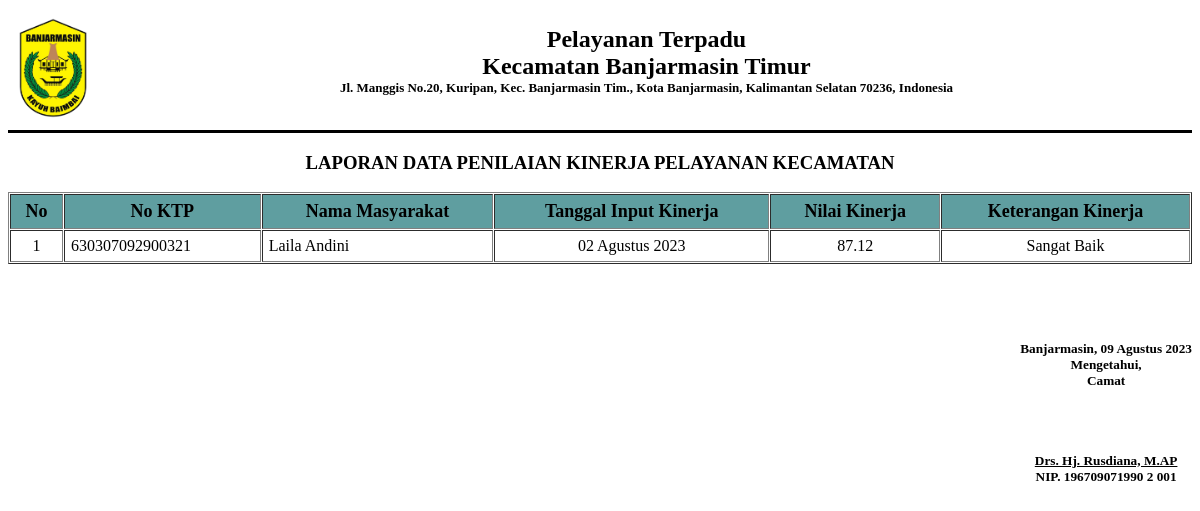
Screenshot of /laporan/l_KinerjaKec.php with the database file from the repository.
### tables this page shows
CREATE TABLE `skpkecamatan` (
  `idSkpKec` int(11) NOT NULL,
  `id_msy` int(11) NOT NULL,
  `tgl_kinerja` date NOT NULL,
  `nilai_skp` double DEFAULT NULL,
  `orientasi_pelayanan` double DEFAULT NULL,
  `komitmen` double DEFAULT NULL,
  `kerjasama` double DEFAULT NULL,
  `integritas` double DEFAULT NULL,
  `disiplin` double DEFAULT NULL,
  `nilai_perilaku_kerja` double DEFAULT NULL,
  `nilai_prestasi_kerja` double DEFAULT NULL
);

CREATE TABLE `masyarakat` (
  `id_msy` int(11) NOT NULL,
  `id_user` int(11) NOT NULL,
  `no_ktp` varchar(30) NOT NULL,
  `nama` varchar(30) NOT NULL,
  `tmpt_lhr` varchar(25) NOT NULL,
  `tgl_lhr` date NOT NULL,
  `alamat` varchar(50) NOT NULL,
  `agama` varchar(15) NOT NULL,
  `jk` varchar(11) NOT NULL,
  `no_tlp` varchar(15) NOT NULL
);

### laporan/l_KinerjaKec.php (the view, shortened to what this page needs)
<?php
include "../db/koneksi.php";
$no = 1;
if (isset($_POST['cetak8'])) {
    $tgl1 = $_POST['tgl1'];
    $tgl2 = $_POST['tgl2'];
    $sql = mysqli_query($link, "SELECT * FROM skpkecamatan s
    join masyarakat m on s.id_msy = m.id_msy  WHERE s.tgl_kinerja BETWEEN '$tgl1' AND '$tgl2' ORDER BY s.tgl_kinerja ");
    $label = 'LAPORAN DATA PENILAIAN KINERJA PELAYANAN KECAMATAN  <br> Tanggal : ' . tgl($tgl1) . ' s/d ' . tgl($tgl2);
} else {
    $sql = mysqli_query($link, "SELECT * FROM skpkecamatan s
    join masyarakat m on s.id_msy = m.id_msy ORDER BY s.tgl_kinerja  ");
    $label = 'LAPORAN DATA PENILAIAN KINERJA PELAYANAN KECAMATAN';
}
$bln = array(
    '01' => 'Januari',
    '02' => 'Februari',
    '03' => 'Maret',
    '04' => 'April',
    '05' => 'Mei',
    '06' => 'Juni',
    '07' => 'Juli',
    '08' => 'Agustus',
    '09' => 'September',
    '10' => 'Oktober',
    '11' => 'November',
    '12' => 'Desember'
);
function tgl($tanggal)
{
    $bulan = array(
        1 =>   'Januari',
        'Februari',
        'Maret',
        'April',
        'Mei',
        'Juni',
        'Juli',
        'Agustus',
        'September',
        'Oktober',
        'November',
        'Desember'
    );
    $pecahkan = explode('-', $tanggal);
    return $pecahkan[2] . ' ' . $bulan[(int) $pecahkan[1]] . ' ' . $pecahkan[0];
}
?>
<!DOCTYPE html>
<html>
<head>
</head>
<body>
    <img src="../image/bjm.png" alt="Logo" align="left" width="90" height="120">
    <p align="center"><b>
            <br>
            <font size="5">Pelayanan Terpadu <br> Kecamatan Banjarmasin Timur </font><br>
            <font size="2">Jl. Manggis No.20, Kuripan, Kec. Banjarmasin Tim., Kota Banjarmasin, Kalimantan Selatan
                70236, Indonesia </font><br>
            <br>
            <hr size="3px" color="black">
        </b></p>
    <h3>
        <center>
            <?php echo $label ?>
        </center>
    </h3>
    <div class="row">
        <div class="col-sm-12">
            <div class="card-box table-responsive">
                <table border="1" cellspacing="1" cellpadding="6" width="100%">
                    <thead style="background-color: #5F9EA0">
                        <tr>
                            <th style="text-align: center; font-size: 18px;">No</th>
                            <th style="text-align: center; font-size: 18px;">No KTP</th>
                            <th style="text-align: center; font-size: 18px;">Nama Masyarakat</th>
                            <th style="text-align: center; font-size: 18px;">Tanggal Input Kinerja</th>
                            <th style="text-align: center; font-size: 18px; ">Nilai Kinerja</th>
                            <th style="text-align: center; font-size: 18px; ">Keterangan Kinerja</th>
                        </tr>
                    </thead>
                    <tbody>
                        <?php while ($data = mysqli_fetch_array($sql)) { ?>
                            <tr>
                                <td align="center"><?php echo $no++; ?></td>
                                <td class="w-7"><?= $data['no_ktp']; ?></td>
                                <td class="w-15"><?= $data['nama']; ?></td>
                                <td class="w-5" align="center"><?= tgl($data['tgl_kinerja']); ?></td>
                                <td class="w-5" align="center"><?= $data['nilai_prestasi_kerja']; ?></td>
                                <td align=" center">
                                    <?php
                                    if ($data['nilai_prestasi_kerja'] >= 80 && $data['nilai_prestasi_kerja'] <= 100) {
                                        echo "Sangat Baik";
                                    } else if ($data['nilai_prestasi_kerja'] >= 70 && $data['nilai_prestasi_kerja'] <= 80) {
                                        echo "Baik";
                                    } else if ($data['nilai_prestasi_kerja'] >= 60 && $data['nilai_prestasi_kerja'] <= 70) {
                                        echo "Cukup";
                                    } else if ($data['nilai_prestasi_kerja'] >= 40 && $data['nilai_prestasi_kerja'] <= 60) {
                                        echo "Kurang";
                                    } else if ($data['nilai_prestasi_kerja'] >= 0 && $data['nilai_prestasi_kerja'] <= 39) {
                                        echo "Buruk";
                                    }
                                    ?>
                            </tr>
                        <?php } ?>
                    </tbody>
                </table>
            </div>
        </div>
    </div>
    <br>
    <br>
    <br>
    <div style="text-align: center; display: inline-block; float: right;">
        <h5>
            Banjarmasin, <?php echo date('d') . ' ' . $bln[date('m')] . ' ' . date('Y') ?><br>
            Mengetahui,<br>
            Camat<br>
            <br><br>
            <br><br>
            <u><b>Drs. Hj. Rusdiana, M.AP </b></u><br>
            <b>NIP. 196709071990 2 001</b><br>
        </h5>
    </div>
</body>
</html>

### rows the page displays
skpkecamatan: id_msy.no_ktp "630307092900321", id_msy.nama "Laila Andini", tgl_kinerja "02 Agustus 2023", nilai_prestasi_kerja "87.12", shows "Sangat Baik"

### other values shown
$label "LAPORAN DATA PENILAIAN KINERJA PELAYANAN KECAMATAN"
